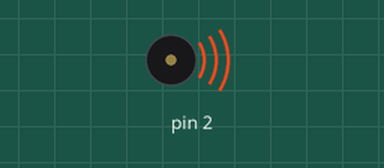
Recording of a sketch running on a simulated Arduino Uno, built with avr-gcc and run on an emulated ATmega328P. Parts: buzzer (waves = sounding).

Above: at 0.15 s.
At 2.75 s:
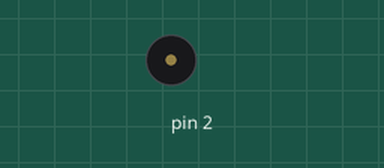
Timing chart, 0 to 3.0 s (numbered marks = the images above):
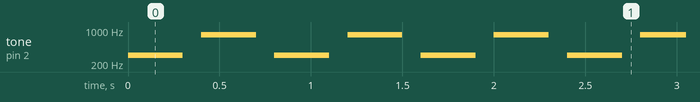

The sketch:

Buzzer_basics.ino
```cpp
void setup() {
  // put your setup code here, to run once:
  Serial.begin(9600);

}

void loop() {
  // put your main code here, to run repeatedly:

tone(2,300,300);
delay(400);
tone(2,800,300);
delay(400);
noTone(2);
}
```

Measured:
- by itself, tone on pin 2: repeats every 0.80 s: silent 0.10 s, 800 Hz 0.30 s, silent 0.10 s, 300 Hz 0.30 s
